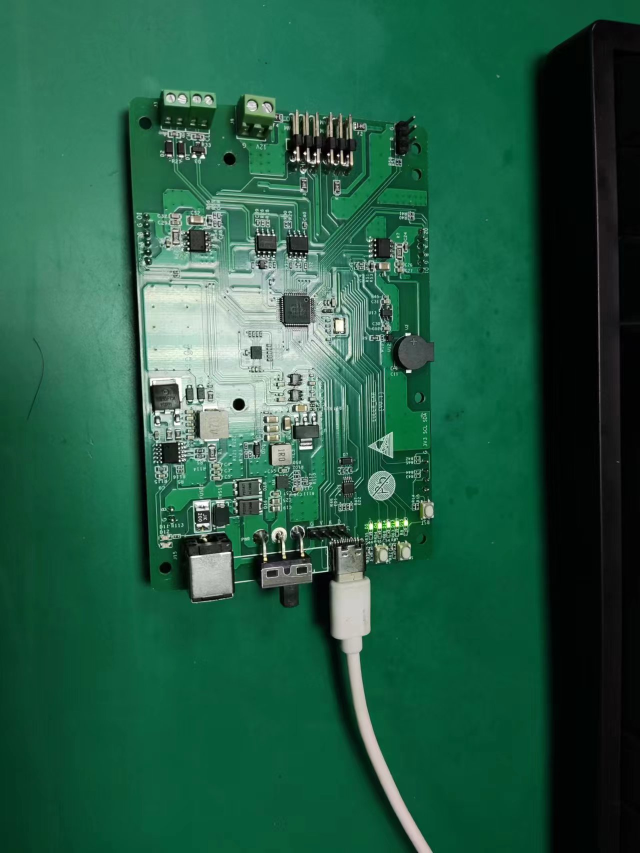
//> input picture chassis_mcu_code/img20.jpg, 1279 x 1706 px, given in place of the camera (shown at 1/2 size)
$ ./imgread_cpp   (built with g++ and OpenCV 4)
//> lines starting //> are read from the running program, lines starting //| are printed output that depends on the picture; after the words box and inside, x2 and y2 are one past the last pixel; in counts of white or black regions, pixels touching at a corner belong together
#include <opencv2/opencv.hpp>
#include <vector>
#include <iostream>
#include <thread>      // 添加这个头文件用于线程操作
#include <chrono>

using namespace cv;
using namespace std;

tuple<double, double, double> stereo_depth_estimation(double focal_length, double baseline,
                                                     int img_width, int img_height,
                                                     Point2f left_image_point, Point2f right_image_point) {
    double u_L = left_image_point.x;
    double v_L = left_image_point.y;
    double u_R = right_image_point.x;
    double v_R = right_image_point.y;

    // 计算视差
    double disparity = u_L - u_R;

    if (disparity == 0) {
        printf("视差为零，无法计算深度");
        cout << "视差为零，无法计算深度" << endl;
        return make_tuple(10000.0, 10000.0, 10000.0);
    }

    // 计算深度 Z
    double Z = (focal_length * baseline) / disparity;

    double X = ((u_L - img_width / 4) * Z) / focal_length - baseline / 2;
    double Y = ((v_L - img_height / 2) * Z) / focal_length;

    return make_tuple(X, Y, Z);
}


void detect_green_objects(Mat& image, int img_width, int min_area,
                          Mat& result, vector<Point2f>& center_points, bool& green_left) {
    result = image.clone();
    green_left = true;
    bool green_first = false;

    // 转换到HSV色彩空间
    Mat hsv;
    cvtColor(image, hsv, COLOR_BGR2HSV);

    // 定义绿色在HSV空间中的范围
    Scalar lower_green(40, 70, 70);
    Scalar upper_green(80, 255, 255);

    // 创建掩码
    Mat mask;
    inRange(hsv, lower_green, upper_green, mask);

    // 执行形态学操作
    Mat kernel = getStructuringElement(MORPH_RECT, Size(10, 10));
    morphologyEx(mask, mask, MORPH_OPEN, kernel);
    morphologyEx(mask, mask, MORPH_CLOSE, kernel);

    // 查找轮廓
    vector<vector<Point>> contours;
    findContours(mask, contours, RETR_EXTERNAL, CHAIN_APPROX_SIMPLE);

    // 过滤小面积轮廓
    for (auto& contour : contours) {
        double area = contourArea(contour);
        if (area >= min_area) {
            Rect rect = boundingRect(contour);
            rectangle(result, rect, Scalar(0, 255, 0), 2);

            // 判断物块在左侧相机中是否完全显示
            if (rect.x < img_width / 2 && rect.x + rect.width > img_width / 2 - 5) {
                green_left = false;
                green_first = true;
            }
            if (green_first) {
                green_first = false;
                green_left = false;
            }

            if (green_left) {
                Point2f center(rect.x + rect.width, rect.y + rect.height / 2);
                center_points.push_back(center);
                circle(result, Point(rect.x + rect.width, rect.y), 5, Scalar(255, 0, 0), -1);
                putText(result, to_string(rect.x + rect.width) + ", " + to_string(rect.y),
                        Point(rect.x, rect.y - 10), FONT_HERSHEY_SIMPLEX, 0.5, Scalar(0, 255, 0), 2);
            } else {
                Point2f center(rect.x, rect.y);
                center_points.push_back(center);
                circle(result, Point(rect.x, rect.y), 5, Scalar(255, 0, 0), -1);
                putText(result, to_string(rect.x) + ", " + to_string(rect.y),
                        Point(rect.x, rect.y - 10), FONT_HERSHEY_SIMPLEX, 0.5, Scalar(0, 255, 0), 2);
            }
        }
    }
}


vector<double> process_video(double focal_length, double baseline, int img_width, int img_height, int source) {
//> called with focal_length = 800, baseline = 0.1, img_width = 1280, img_height = 720, source = 0
    bool detect_success = false;
    double X = 0, Y = 0, Z = 0;

    VideoCapture cap(source);
    if (!cap.isOpened()) {
        printf("无法打开视频设备");
        cerr << "无法打开视频设备" << endl;
        return {};
    }

    cap.set(CAP_PROP_FRAME_WIDTH, img_width);
    cap.set(CAP_PROP_FRAME_HEIGHT, img_height);

    Point2f left_point(0, 0);
    Point2f right_point(0, 0);
    int green_num = 10;

    while (green_num > 0) {
        green_num--;
        Mat frame;
        if (!cap.read(frame)) {
            printf("无法获取帧");
            cerr << "无法获取帧" << endl;
            continue;
        }

        Mat result;
        vector<Point2f> center_points;
        bool green_left;

        detect_green_objects(frame, img_width, 300, result, center_points, green_left);

        if (center_points.size() % 2 == 0 && !center_points.empty()) {
            for (auto& point : center_points) {
                if (point.x > img_width / 2) {
                    right_point = Point2f(point.x - img_width / 2, point.y);
                } else {
                    left_point = point;
                }
            }

            tie(X, Y, Z) = stereo_depth_estimation(focal_length, baseline, img_width, img_height, left_point, right_point);

            if (X != 10000 && Y != 10000 && Z != 10000) {
                detect_success = true;
                if (green_left) {
                    X -= 0.019;
                } else {
                    X += 0.019;
                }
                cout << "物体坐标  X: " << X << ", Y: " << Z << ", Z: " << Y << endl;
                break;
            } else {
                cout << "检测到视差为0,重新检测" << endl;
            }
        } else {
            cout << "仅单个相机检测到物体或未检测到物体" << endl;
        }
    }
//> this loop made 10 passes
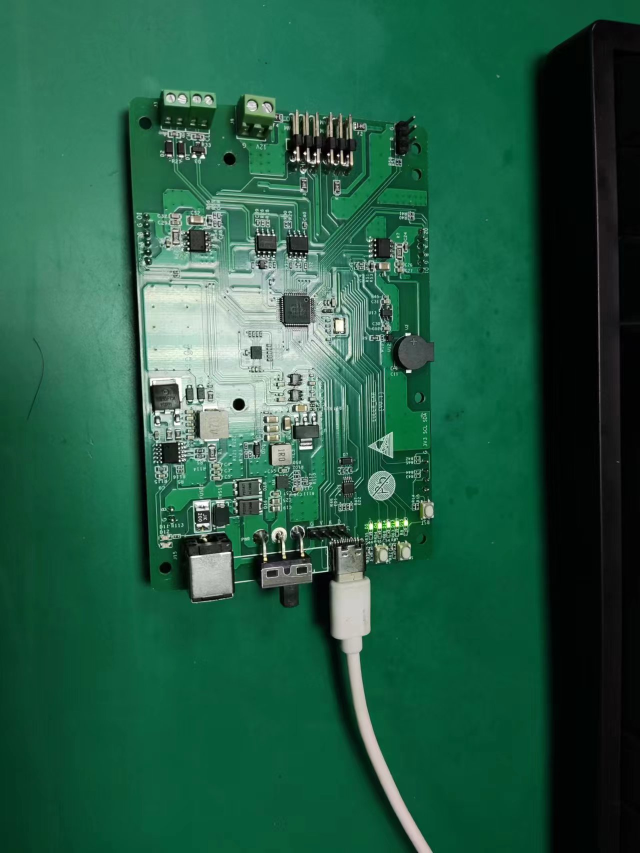
//> input picture chassis_mcu_code/img20.jpg, 1279 x 1706 px, given in place of the camera (shown at 1/2 size)
//> pass 1, in detect_green_objects, `inRange(hsv, lower_green, upper_green, mask);`:
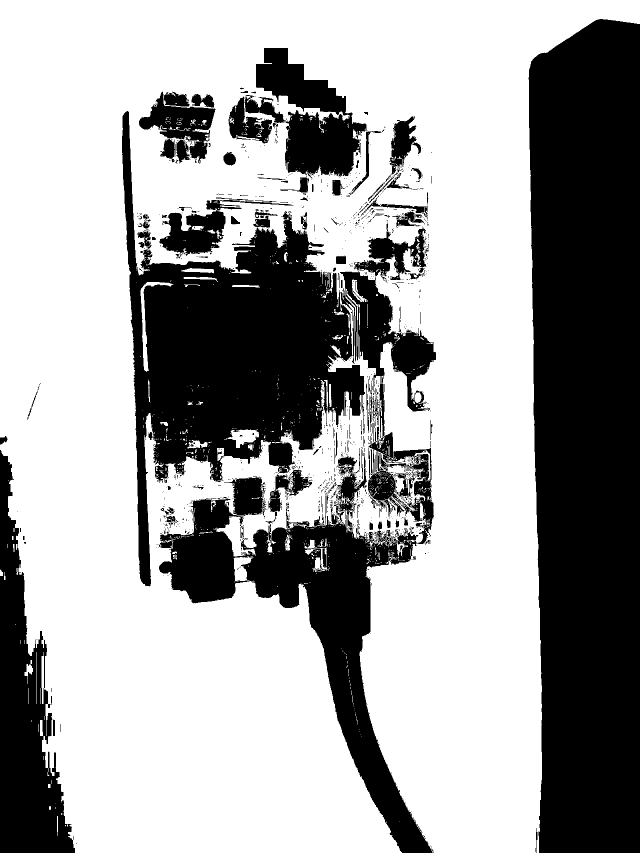
//> mask: 1706 rows x 1279 cols, CV_8UC1 (shown at 1/2 size); 63.9% white; 1204 black regions (1058 under 20 px), largest, box (x1, y1, x2, y2) and area: (1057, 38, 1279, 1706) 341236, (244, 222, 730, 1173) 173074, (318, 906, 867, 1706) 101993
//> pass 1, in detect_green_objects, `morphologyEx(mask, mask, MORPH_OPEN, kernel);`:
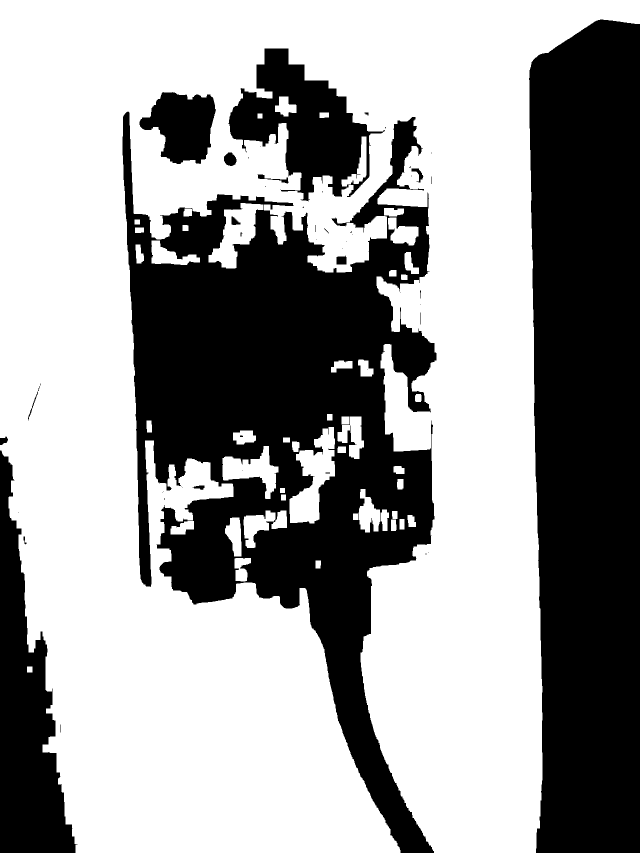
//> mask: 1706 rows x 1279 cols, CV_8UC1 (shown at 1/2 size); 60.8% white; 51 black regions (34 under 20 px), largest, box (x1, y1, x2, y2) and area: (245, 223, 873, 1706) 394866, (1058, 39, 1279, 1706) 339746, (0, 901, 155, 1706) 61189
//> pass 1, in detect_green_objects, `morphologyEx(mask, mask, MORPH_CLOSE, kernel);`:
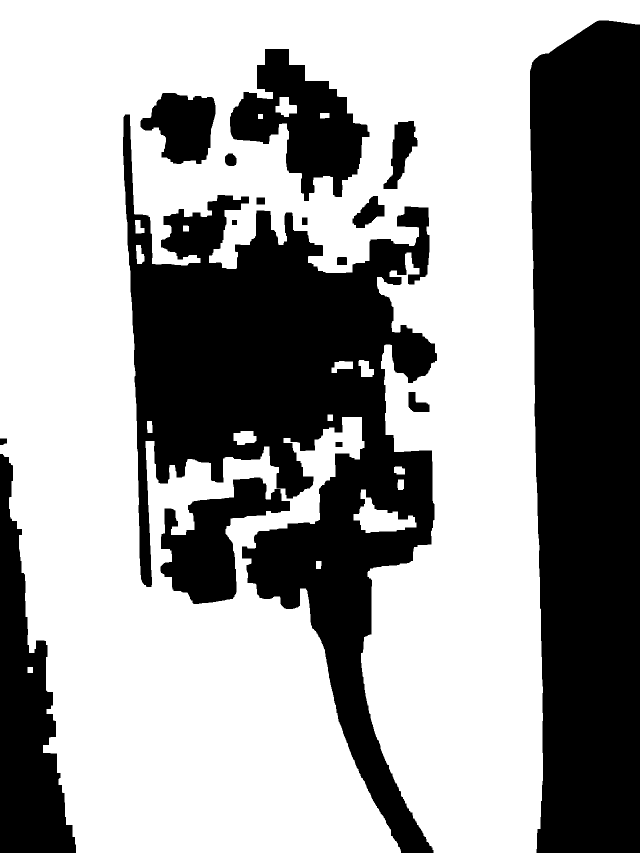
//> mask: 1706 rows x 1279 cols, CV_8UC1 (shown at 1/2 size); 61.4% white; 16 black regions, largest, box (x1, y1, x2, y2) and area: (246, 229, 874, 1706) 348789, (1060, 41, 1279, 1706) 337845, (0, 908, 152, 1706) 61647
//> after the loop, green_num = 0; right_point = Point(0, 0); left_point = Point(0, 0); X = 0

    cap.release();

    if (detect_success) {
        return {X, Z, Y};
    } else {
        return {};
    }
}

// 主函数示例
int main() {
    // 示例参数，实际应用中需要根据相机校准结果设置
    double focal_length = 800.0;  // 焦距，单位像素
    double baseline = 0.1;        // 基线距离，单位米
    int img_width = 1280;         // 图像宽度
    int img_height = 720;         // 图像高度
    int video_source = 0;         // 视频源，0通常是默认摄像头

    // 使用ESC键(ASCII码27)或q键退出循环
    while (true) {
        vector<double> coordinates = process_video(focal_length, baseline, img_width, img_height, video_source);

        if (!coordinates.empty()) {
            cout << "最终物体坐标: X=" << coordinates[0]
                 << ", Y=" << coordinates[1]
                 << ", Z=" << coordinates[2] << endl;
        } else {
            cout << "未能检测到物体" << endl;
        }

        // 添加延时避免CPU占用过高
        std::this_thread::sleep_for(std::chrono::milliseconds(100));

        // 检查是否有退出信号(如键盘输入)
        if (cv::waitKey(1) == 27 || cv::waitKey(1) == 'q') {
//> the 'q' key is pressed
//> the Esc key is pressed
            break;
        }
    }

    return 0;
}
